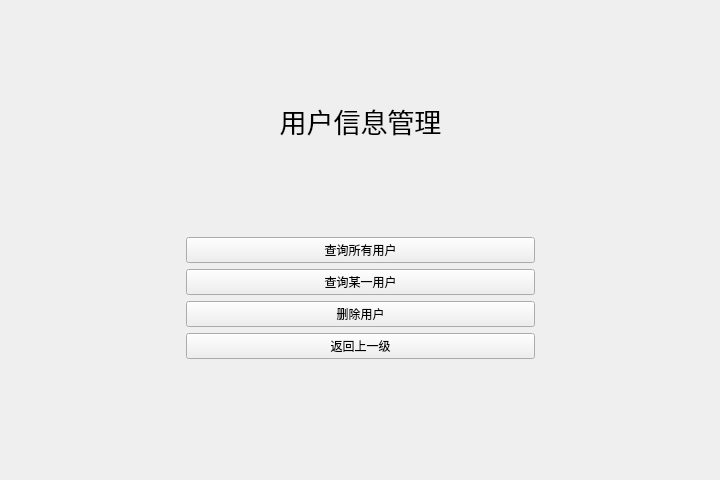
<?xml version="1.0" encoding="UTF-8"?>
<ui version="4.0">
 <class>user_manage</class>
 <widget class="QWidget" name="user_manage">
  <property name="geometry">
   <rect>
    <x>0</x>
    <y>0</y>
    <width>720</width>
    <height>480</height>
   </rect>
  </property>
  <property name="minimumSize">
   <size>
    <width>720</width>
    <height>480</height>
   </size>
  </property>
  <property name="maximumSize">
   <size>
    <width>720</width>
    <height>480</height>
   </size>
  </property>
  <property name="windowTitle">
   <string>Form</string>
  </property>
  <layout class="QGridLayout" name="gridLayout" rowstretch="2,4,1" columnstretch="1,2,1">
   <item row="0" column="1">
    <layout class="QVBoxLayout" name="verticalLayout">
     <item>
      <widget class="QLabel" name="label">
       <property name="font">
        <font>
         <pointsize>20</pointsize>
        </font>
       </property>
       <property name="text">
        <string>用户信息管理</string>
       </property>
       <property name="alignment">
        <set>Qt::AlignCenter</set>
       </property>
      </widget>
     </item>
    </layout>
   </item>
   <item row="1" column="0">
    <spacer name="horizontalSpacer">
     <property name="orientation">
      <enum>Qt::Horizontal</enum>
     </property>
     <property name="sizeHint" stdset="0">
      <size>
       <width>170</width>
       <height>20</height>
      </size>
     </property>
    </spacer>
   </item>
   <item row="1" column="1">
    <layout class="QVBoxLayout" name="verticalLayout_2">
     <item>
      <widget class="QPushButton" name="check_all_button">
       <property name="text">
        <string>查询所有用户</string>
       </property>
      </widget>
     </item>
     <item>
      <widget class="QPushButton" name="check_button">
       <property name="text">
        <string>查询某一用户</string>
       </property>
      </widget>
     </item>
     <item>
      <widget class="QPushButton" name="del_button">
       <property name="text">
        <string>删除用户</string>
       </property>
      </widget>
     </item>
     <item>
      <widget class="QPushButton" name="back_button">
       <property name="text">
        <string>返回上一级</string>
       </property>
      </widget>
     </item>
    </layout>
   </item>
   <item row="1" column="2">
    <spacer name="horizontalSpacer_2">
     <property name="orientation">
      <enum>Qt::Horizontal</enum>
     </property>
     <property name="sizeHint" stdset="0">
      <size>
       <width>169</width>
       <height>20</height>
      </size>
     </property>
    </spacer>
   </item>
   <item row="2" column="1">
    <spacer name="verticalSpacer">
     <property name="orientation">
      <enum>Qt::Vertical</enum>
     </property>
     <property name="sizeHint" stdset="0">
      <size>
       <width>20</width>
       <height>61</height>
      </size>
     </property>
    </spacer>
   </item>
  </layout>
 </widget>
 <resources/>
 <connections/>
</ui>
